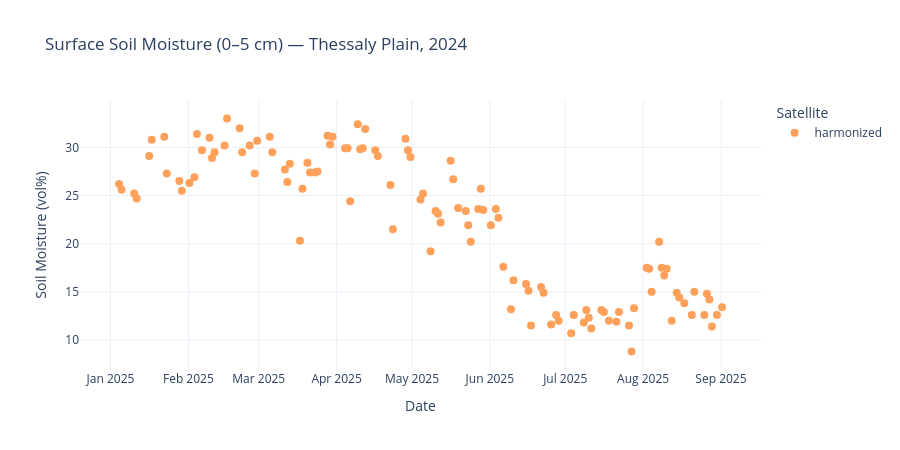

Here is the notebook cell this chart was saved with:
### Markdown cell above
## Interactive time series

Each dot represents one satellite acquisition. Colour indicates the sensor.
Hover over any point to see the exact date and soil moisture value.

### Code cell
SOURCE_COLORS = {
    'S2':      '#4CAF50',
    'S1_asc':  '#2196F3',
    'S1_desc': '#7B1FA2',
    'L89':     '#FF9800',
}

fig = px.scatter(
    df.reset_index(),
    x='datetime',
    y='soil_moisture',
    color='source',
    color_discrete_map=SOURCE_COLORS,
    title='Surface Soil Moisture (0–5 cm) — Thessaly Plain, 2024',
    labels={
        'soil_moisture': 'Soil Moisture (vol%)',
        'datetime': 'Date',
        'source': 'Satellite',
    },
)
fig.update_traces(marker_size=8)
fig.update_layout(height=450, template='plotly_white', hovermode='x unified')
fig.show()
